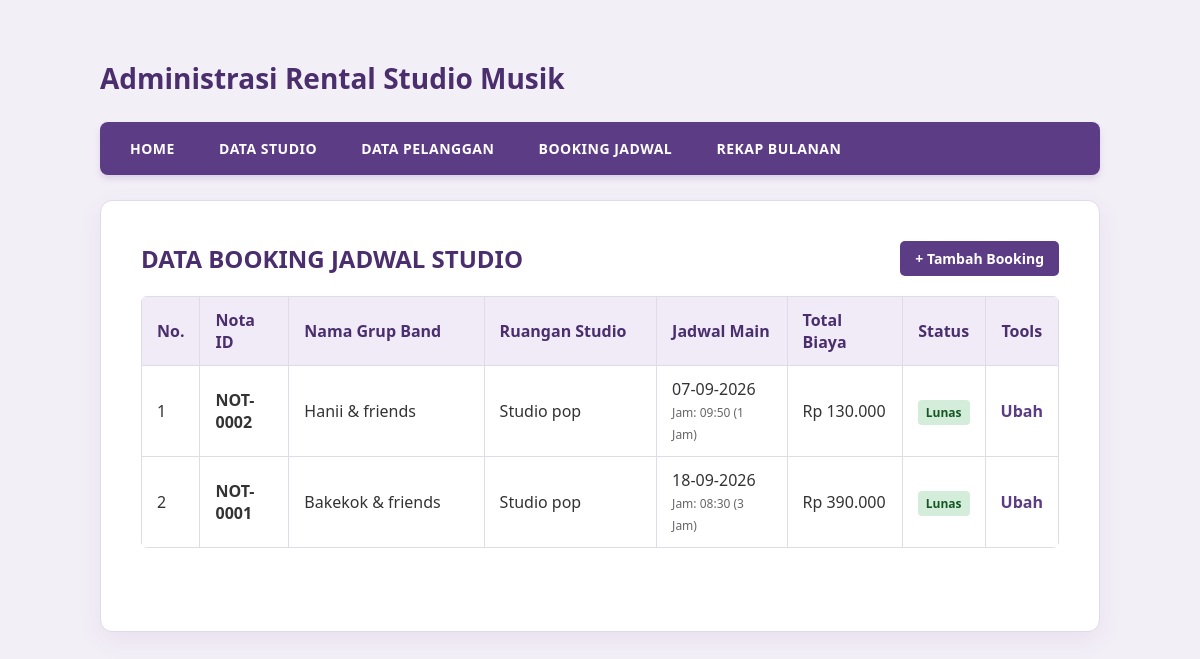
Page /?open=data_booking on the committed database.
### tables this page shows
CREATE TABLE `booking` (
  `id_booking` int(11) NOT NULL,
  `id_pelanggan` int(11) NOT NULL,
  `id_studio` varchar(5) NOT NULL,
  `tgl_main` date NOT NULL,
  `jam_mulai` time NOT NULL,
  `durasi_jam` int(11) NOT NULL,
  `status_bayar` varchar(20) NOT NULL
);

CREATE TABLE `pelanggan` (
  `id_pelanggan` int(11) NOT NULL,
  `nama_grup` varchar(50) NOT NULL,
  `no_hp` varchar(15) NOT NULL
);

CREATE TABLE `ruangan` (
  `id_studio` varchar(5) NOT NULL,
  `nama_studio` varchar(50) NOT NULL,
  `harga` int(11) NOT NULL
);

### data_booking.php (the view)
<?php
include_once "src/koneksi.php";
?>
<div style="display: flex; justify-content: space-between; align-items: center; margin-bottom: 15px;">
    <h2 style="color: #4a2e6d; margin: 0;"><b>DATA BOOKING JADWAL STUDIO</b></h2>
    <a href="?open=tambah_booking" style="background-color: #5c3c85; color: white; text-decoration: none; padding: 8px 15px; border-radius: 5px; font-weight: bold; font-size: 14px; transition: 0.3s;" onmouseover="this.style.backgroundColor='#4a2e6d'" onmouseout="this.style.backgroundColor='#5c3c85'">+ Tambah Booking</a>
</div>
<table width="100%">
    <tr>
        <th width="4%" style="text-align: center;"><b>No.</b></th>
        <th width="10%"><b>Nota ID</b></th>
        <th width="23%"><b>Nama Grup Band</b></th>
        <th width="20%"><b>Ruangan Studio</b></th>
        <th width="15%"><b>Jadwal Main</b></th>
        <th width="13%"><b>Total Biaya</b></th>
        <th width="8%" style="text-align: center;"><b>Status</b></th>
        <th width="7%" style="text-align: center;"><b>Tools</b></th>
    </tr>
<?php
$query = "SELECT booking.*, pelanggan.nama_grup, ruangan.nama_studio, ruangan.harga
          FROM booking
          INNER JOIN pelanggan ON booking.id_pelanggan = pelanggan.id_pelanggan
          INNER JOIN ruangan ON booking.id_studio = ruangan.id_studio
          ORDER BY booking.id_booking DESC";
$sql = mysqli_query($koneksi, $query);
$nomor = 0;
while ($data = mysqli_fetch_array($sql)) {
    $nomor++;
    $total_biaya = $data['harga'] * $data['durasi_jam'];
?>
    <tr>
        <td align="center"><?php echo $nomor; ?></td>
        <td><b>NOT-<?php echo sprintf('%04s', $data['id_booking']); ?></b></td>
        <td><?php echo $data['nama_grup']; ?></td>
        <td><?php echo $data['nama_studio']; ?></td>
        <td>
            <?php
                echo date('d-m-Y', strtotime($data['tgl_main']));
            ?>
            <br>
            <span style="font-size: 12px; color: #666;">Jam: <?php echo substr($data['jam_mulai'], 0, 5); ?> (<?php echo $data['durasi_jam']; ?> Jam)</span>
        </td>
        <td>Rp <?php echo number_format($total_biaya, 0, ',', '.'); ?></td>
        <td align="center">
            <?php if($data['status_bayar'] == 'Lunas') { ?>
                <span style="background-color: #d4edda; color: #155724; padding: 4px 8px; border-radius: 4px; font-weight: bold; font-size: 12px;">Lunas</span>
            <?php } else { ?>
                <span style="background-color: #fff3cd; color: #856404; padding: 4px 8px; border-radius: 4px; font-weight: bold; font-size: 12px;">DP</span>
            <?php } ?>
        </td>
        <td align="center">
            <a href="?open=edit_booking&id_booking=<?php echo $data['id_booking']; ?>" style="color: #5c3c85; text-decoration: none; font-weight: bold;">Ubah</a>
        </td>
    </tr>
<?php } ?>
</table>

### index.php (style rules this page uses)
body { font-family: 'Segoe UI', Arial, sans-serif; margin: 0; padding: 40px 20px; background-color: #f3eff7; color: #333; }
table { border-collapse: collapse; width: 100%; margin-top: 20px; background: white; border-radius: 6px; overflow: hidden; }
th, td { border: 1px solid #e1dae8; padding: 12px 15px; text-align: left; }
th { background-color: #f1ebf7; color: #4a2e6d; font-weight: bold; }

### rows in the picture
booking: id_booking "0002", id_pelanggan.nama_grup "Hanii & friends", id_studio.nama_studio "Studio pop", tgl_main "07-09-2026", jam_mulai "09:50", durasi_jam "1", total_biaya "130.000", status_bayar "Lunas"
booking: id_booking "0001", id_pelanggan.nama_grup "Bakekok & friends", id_studio.nama_studio "Studio pop", tgl_main "18-09-2026", jam_mulai "08:30", durasi_jam "3", total_biaya "390.000", status_bayar "Lunas"
